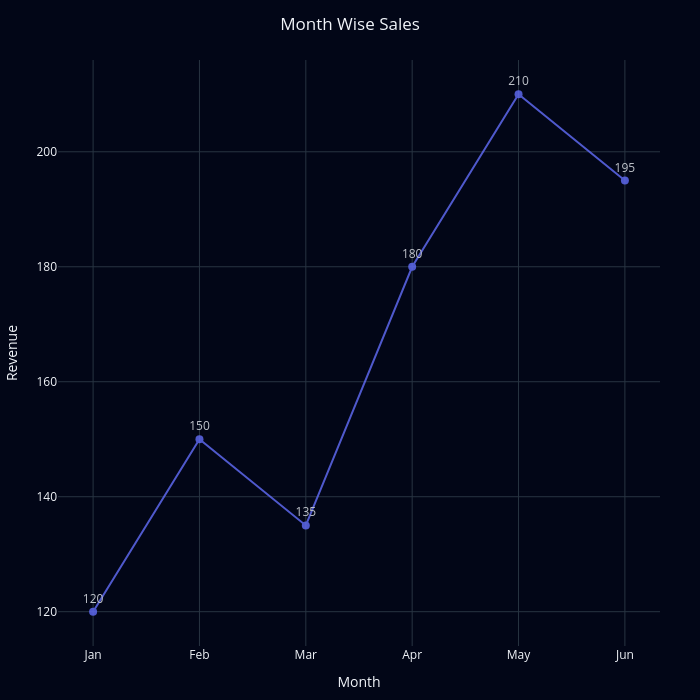

Notebook code for this chart:
### Code cell
df2 = pd.DataFrame({
    "Month": ["Jan", "Feb", "Mar", "Apr", "May", "Jun"],
    "Revenue": [120, 150, 135, 180, 210, 195]
})

fig = go.Figure()

fig.add_trace(
    go.Scatter(
        x=df2["Month"],
        y=df2["Revenue"],
        mode="lines+markers+text",
        name="Revenue"
    )
)

fig.update_layout(
    title="Month Wise Sales",
    width=700,
    height=700,

    xaxis_title="Month",
    yaxis_title="Revenue",

    margin=dict(
        l=40,
        r=40,
        t=60,
        b=40
    ),

    template="plotly_dark",
    plot_bgcolor="#020617",
    paper_bgcolor="#020617",
    title_x=0.5
)

fig.update_traces(
    opacity=0.8,

    marker=dict(
        size=8
    ),

    text=df2["Revenue"],
    textposition="top center"
)

fig.show()

### Figure 1 — Plotly figure (JSON) as saved in the notebook; plotly's stock layout.template omitted (floating-point values rounded to 4 significant figures)
{"data": [{"marker": {"size": 8}, "mode": "lines+markers+text", "name": "Revenue", "opacity": 0.8, "text": [120.0, 150.0, 135.0, 180.0, 210.0, 195.0], "textposition": "top center", "type": "scatter", "x": ["Jan", "Feb", "Mar", "Apr", "May", "Jun"], "y": [120, 150, 135, 180, 210, 195]}], "layout": {"height": 700, "margin": {"b": 40, "l": 40, "r": 40, "t": 60}, "paper_bgcolor": "#020617", "plot_bgcolor": "#020617", "title": {"text": "Month Wise Sales", "x": 0.5}, "width": 700, "xaxis": {"title": {"text": "Month"}}, "yaxis": {"title": {"text": "Revenue"}}}}
